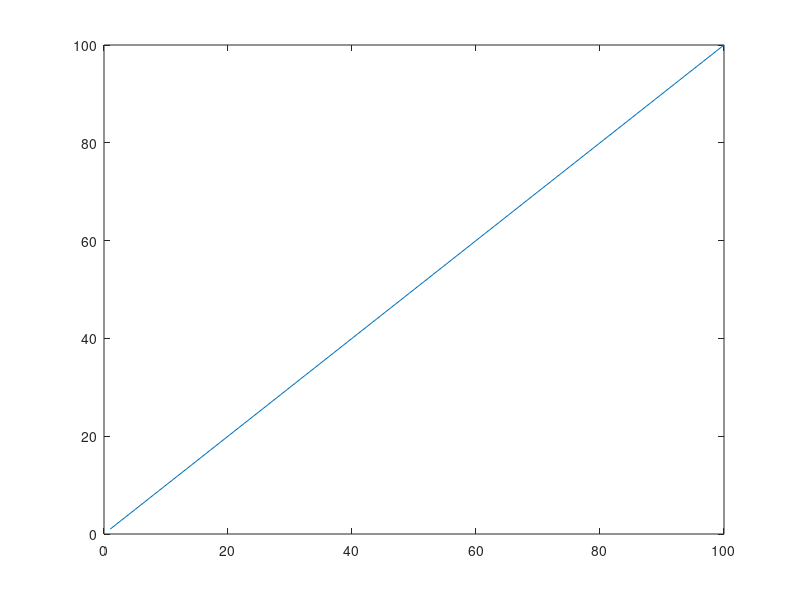

This figure's MATLAB source: (Note: this script raises an error after producing the figure.)
%=============================================================================
% Copyright (c) 2026-present Allan CORNET (Nelson)
%=============================================================================
% This file is part of Nelson.
%=============================================================================
% LICENCE_BLOCK_BEGIN
% SPDX-License-Identifier: LGPL-3.0-or-later
% LICENCE_BLOCK_END
%=============================================================================
% <--ADV-CLI MODE-->
f = figure('Visible', 'off');
ax = axes('Parent', f); plot(ax, [1 10 100], [1 10 100]);
fh = __web_graphics_handle__(f, 'number');
ah = __web_graphics_handle__(ax, 'number');
for scale = {'linear', 'log'}
  for direction = {'normal', 'reverse'}
    set(ax, 'XScale', scale{1}, 'YScale', scale{1}, ...
      'XDir', direction{1}, 'YDir', direction{1}, 'XLim', [1 100], 'YLim', [1 100]);
    drawnow();
    __web_figure_action__(fh, jsonencode(struct('action', 'reference', 'axesHandle', ah)));
    __web_figure_action__(fh, jsonencode(struct('action', 'pan', 'axesHandle', ah, 'dxFrac', 0.25, 'dyFrac', 0.25)));
    sign = 1;
    if strcmp(direction{1}, 'reverse')
      sign = -1;
    end
    if strcmp(scale{1}, 'log')
      asserts.isapprox(log10(ax.XLim), [0 2] - sign * 0.5, 1e-8);
      asserts.isapprox(log10(ax.YLim), [0 2] + sign * 0.5, 1e-8);
    else
      asserts.isapprox(ax.XLim, [1 100] - sign * 24.75, 1e-8);
      asserts.isapprox(ax.YLim, [1 100] + sign * 24.75, 1e-8);
    end
    __web_figure_action__(fh, jsonencode(struct('action', 'restore', 'axesHandle', ah)));
    __web_figure_action__(fh, jsonencode(struct('action', 'zoom', 'axesHandle', ah, 'factor', 2)));
    if strcmp(scale{1}, 'log')
      asserts.isapprox(log10(ax.XLim), [0.5 1.5], 1e-8);
      asserts.isapprox(log10(ax.YLim), [0.5 1.5], 1e-8);
    else
      asserts.isapprox(ax.XLim, [25.75 75.25], 1e-8);
      asserts.isapprox(ax.YLim, [25.75 75.25], 1e-8);
    end
    __web_figure_action__(fh, jsonencode(struct('action', 'zoom', 'axesHandle', ah, 'factor', 0.5)));
    asserts.isapprox(ax.XLim, [1 100], 1e-8);
    asserts.isapprox(ax.YLim, [1 100], 1e-8);
  end
end
caught = false;
try
  __web_figure_action__(fh, jsonencode(struct('action', 'zoom', 'axesHandle', ah, 'factor', 0)));
catch
  caught = true;
end
asserts.istrue(caught);
close(f);
